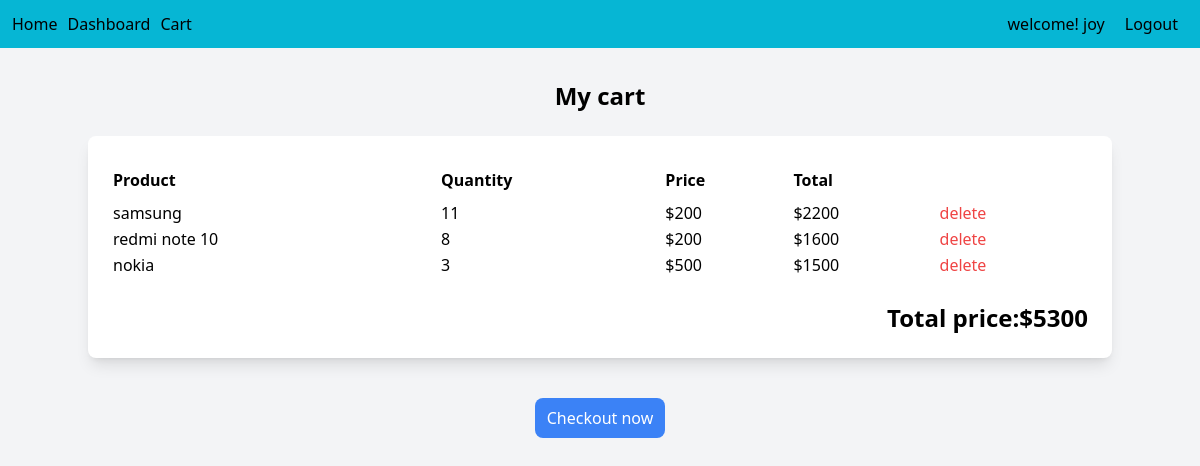
The app's page /cart/ (signed in), older data.
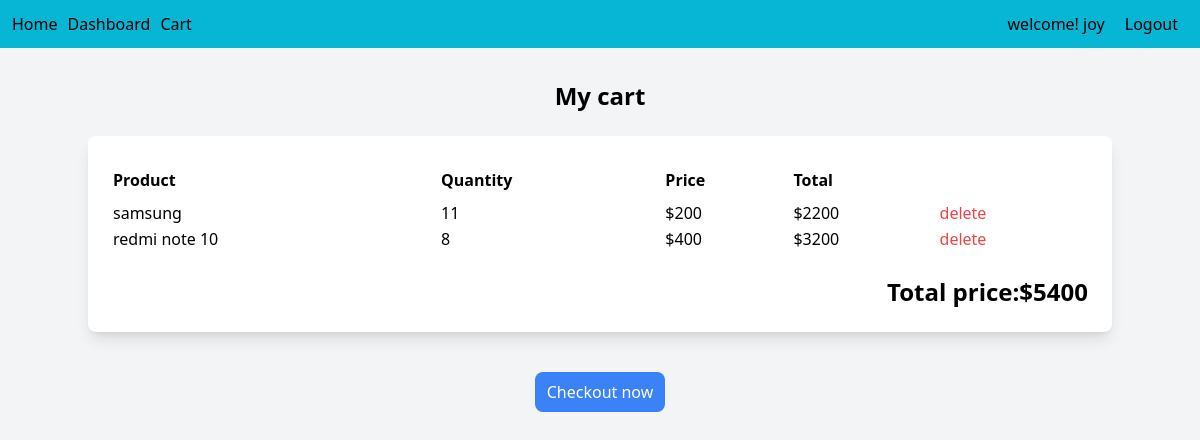
The same page, newer data.
### main/models.py (models this page shows)
class CartItem(models.Model):
    cart=models.ForeignKey(Cart,on_delete=models.CASCADE,related_name='items',null=True)
    product=models.ForeignKey(Product,on_delete=models.CASCADE,related_name='cart_items',null=True)
    quantity=models.PositiveIntegerField(default=1)

class Product(models.Model):
    name=models.CharField(max_length=100)
    price=models.IntegerField()
    quantity=models.IntegerField()
    image=models.FileField(upload_to='uploads/',null=True)

### main/views.py (the view)
# urls.py: path('cart/',views.view_cart, name="cart"),
@login_required
def view_cart(request):
    cart,created=Cart.objects.get_or_create(user=request.user)
    items=cart.items.select_related('product').annotate(
        item_total=F('quantity') * F('product__price')
    )
    total_price = items.aggregate(total=Sum('item_total'))['total'] or 0
    return render(request,'main/view_cart.html',{'items':items,'total_price':total_price})

### main/templates/main/view_cart.html (shortened to what this page needs)
<!DOCTYPE html>
<html lang="en">
<head>
    <script src="https://cdn.tailwindcss.com"></script>
</head>
<body class="bg-gray-100">
    {% include "main/menu.html" %}
   <div class="container mx-auto py-8">
    <h2 class="text-2xl font-bold mb-6 text-center">My cart</h2>
    <div class="bg-white p-6 rounded-lg shadow-lg">
        {% if items %}
            <table class="w-full table-auto">
                <thead>
                   <tr>
                        <th class="text-left py-2">Product</th>
                        <th class="text-left py-2">Quantity</th>
                        <th class="text-left py-2">Price</th>
                        <th class="text-left py-2">Total</th>
                        <th class="text-left py-2"></th>
                   </tr>
                </thead>
                <tbody>
                    {% for item in items %}
                    <tr>
                        <td>{{item.product.name}}</td>
                        <td>{{item.quantity}}</td>
                        <td>${{item.product.price}}</td>
                        <td>${{item.item_total}}</td>
                        <td>
                            <a href="{% url 'delete_from_cart' item.product.id %}" class="text-red-500 hover:underline">delete</a>
                        </td>
                    </tr>
                {% endfor %}
                </tbody>
            </table>
            <div class="mt-6 text-right">
                <h2 class="font-semibold text-2xl">Total price:${{total_price}}</h2>
            </div>
            {% else %}
            <p class="text-gray-600 font-semibold">Your cart is empty</p>
        {% endif %}
    </div>
    <div class="flex justify-center mt-10">
        <button id="checkout-button" class="bg-blue-500 rounded-lg px-3 py-2 text-white">Checkout now</button>
    </div>
   </div>
</body>
</html>

Row changes from the older to the newer data that the page shows:
removed CartItem: product.name "nokia", quantity "3", product.price "500", item_total "1500"
changed through a linked row, CartItem "redmi note 10": product.price "200" → "400"; item_total "1600" → "3200"
Text that changed along with them:
{{ total_price }}: "5300" → "5400"
